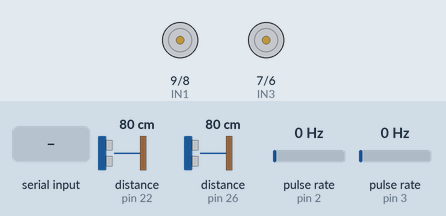
Simulated run of this sketch. Board: Arduino Mega 2560, built with avr-gcc and run on an emulated ATmega2560. On the bench: motor-driver pin pairs drawn as motors (green arrow = first pin HIGH = forward, orange = second pin HIGH = backward, longer = more drive, scaled by the enable pin). Wiring (inferred from the names in the program): 2 × ultrasonic range finder: trigger pin 24, echo pin 22 / trigger pin 28, echo pin 26; 2 × pulse sensor: data pin 2 / data pin 3. The test bench sets the inputs (shaded band); at power-on: pulse rate (sensors on pin 3, pin 2) 0 Hz, distance to the obstacle (sensors on pin 22, pin 26) 80 cm. The echo pulse lasts 58.3 µs per cm.

Above: at 1.2 s.
1.3 s: pulse rate (sensor on pin 3) set to 2 Hz
At 4.0 s:
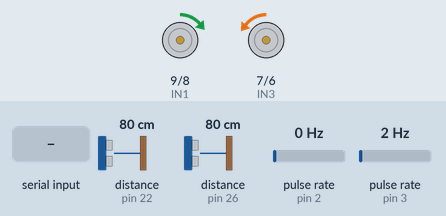
4.3 s: pulse rate (sensor on pin 2) set to 2 Hz
At 7.0 s:
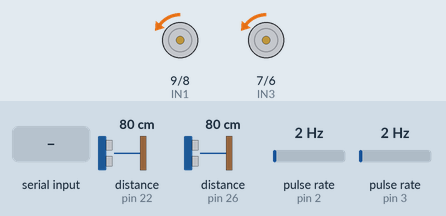
7.3 s: pulse rate (sensor on pin 3) set to 5 Hz
At 8.9 s:
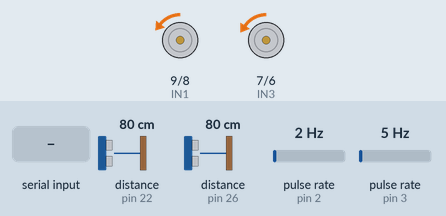
10.3 s: pulse rate (sensor on pin 3) set to 7 Hz
At 11.9 s:
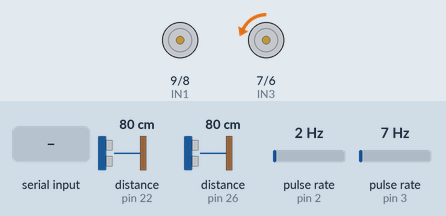
12.6 s: pulse rate (sensor on pin 2) set to 150 Hz
At 15.4 s:
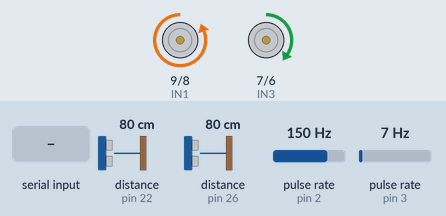
15.6 s: "3\n" received over the second serial link
At 17.4 s:
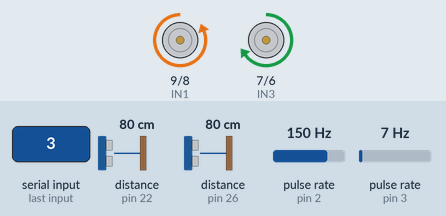
Timing chart, 0 to 19.6 s (numbered marks = the images above; inputs shaded):
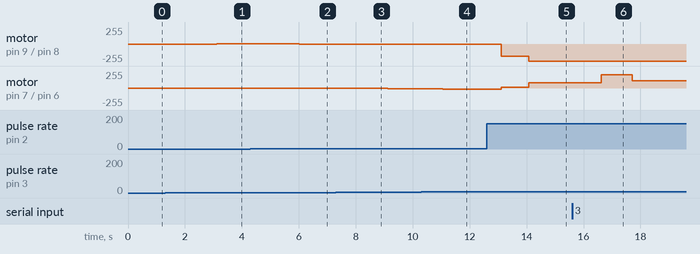

Measured:
- after the input at 1.3 s, motor on pin 9 (IN1) / pin 8 (IN2): stopped → forward 1/255 after 1.8 s; motor on pin 7 (IN3) / pin 6 (IN4): stopped → backward 4/255 after 1.7 s
- after the input at 4.3 s, motor on pin 9 (IN1) / pin 8 (IN2): forward 1/255 → backward 3/255 after 1.7 s; motor on pin 7 (IN3) / pin 6 (IN4): backward 4/255 → backward 3/255 after 1.7 s
- after the input at 7.3 s, motor on pin 9 (IN1) / pin 8 (IN2): backward 3/255 → backward 2/255 after 0.86 s, → backward 1/255 1.1 s later; motor on pin 7 (IN3) / pin 6 (IN4): backward 3/255 → backward 7/255 after 0.75 s, → backward 11/255 1.1 s later
- after the input at 10.3 s, motor on pin 9 (IN1) / pin 8 (IN2): backward 1/255 → stopped after 0.87 s; motor on pin 7 (IN3) / pin 6 (IN4): backward 11/255 → backward 15/255 after 0.76 s
- after the input at 12.6 s, motor on pin 9 (IN1) / pin 8 (IN2): stopped → backward 184/255 after 0.51 s, → backward 255/255 0.98 s later; motor on pin 7 (IN3) / pin 6 (IN4): backward 15/255 → forward 8/255 after 0.51 s, → forward 77/255 0.98 s later, → forward 78/255 0.98 s later
- after the input at 15.6 s, motor on pin 7 (IN3) / pin 6 (IN4): forward 78/255 → forward 196/255 after 1.0 s, → forward 106/255 1.1 s later, → forward 108/255 0.98 s later

The sketch:

modo5.ino
```cpp
int modo = 5;

//MACROS pines de manejo de los motores
int ENA = 10; //pin PWM motor derecho
int IN1 = 9;  //giro hacia adelante
int IN2 = 8;  //giro hacia atras
int ENB = 5;  //pin PWM motor izdo
int IN3 = 7;  //giro hacia adelante
int IN4 = 6;  //giro hacia atras

//int IN5 = A10; //encoder derecha
//int IN6 = A11; //encoder izquierda

//MACROS pines sensores ultrasonidos
int ecod = 26;  //pin de lectura para sensor ultrasonidos (derecho)
int ecoi = 22;  //pin de lectura para sensor ultrasonidos (izdo)
int trigd = 28; //activacion sensor ultrasonidos (derecho)
int trigi = 24; //activacion sensor ultrasonidos (izdo)

// ENCODER
const int encoderi = 3;//conectamos los encoders a los pines de interrupcion del arduino, el encoder derecho al pin 2 y el encoder izquierdo al pin 3
const int encoderd = 2;
int PPR = 192; //resultado de multiplicar 4*48 debido a la reducción del motor
volatile int conti = 0, contd = 0;//contadores que se encargan de calcular los pulsos en un segundo
unsigned int pulsosi = 0, pulsosd=0;
unsigned long Time = 0;
unsigned int RPMi = 0, RPMd = 0;

//Variables para medir distancia con los sensores ultrasonidos
double duraciond, duracioni;

  double output, input, setpoint, error, outputsum, printoutput;
  double dInput;
  double output1, input1, error1, printoutput1;
  double output2, input2, error2, printoutput2;
  double lastInput;
  double senal;
  double outmax = 255;
  double outmin = -255; //just for representation. Actual output minimum is 0 (PWM), but
                        //we'd like to represent backwards spinning as negative
  unsigned long now, sampletime, lastime, timechange;
  double kp, ki, kd;
  int d, d1, d2; //direccion de giro; d = 1, palante.
  String cad;     //para guardar la referencia
  double distanciad, distanciai;

//Functions
void setpointBT()
{
  int i;
  if(Serial3.available())
  {
     Serial3.println("Referencia: "); //indica que le pasamos referencia
     cad = Serial3.readString();//-48;
     if(cad.length()>3 || setpoint>300) Serial3.println("Referencia demasiado grande. Introduzca una menor que 300");
     else{
      for(i=0;i<cad.length();i++)
      {
        if(cad.length()==3){
        setpoint = (cad[0]-48)*100+(cad[1]-48)*10+cad[2]-48;
        }
        else if(cad.length()==2){
        setpoint = (cad[0]-48)*10+cad[1]-48;
        }
        else setpoint = (cad[0]-48);
      }
     }
  }
}
void ultrasonidos()
{
  //activar y leer ultrasonidos
  digitalWrite(trigd, LOW);
  delay(0.002);
  digitalWrite(trigd, HIGH);
  delay(0.01);
  digitalWrite(trigd, LOW);
  delay(0.01);
  duraciond = pulseIn(ecod, HIGH);

  digitalWrite(trigi, LOW);
  delay(0.002);
  digitalWrite(trigi, HIGH);
  delay(0.01);
  digitalWrite(trigi, LOW);
  delay(0.01);
  duracioni = pulseIn(ecoi, HIGH);

  //calculo de la distancia al obstaculo segun la medida de los sensores
  distanciad = duraciond / 58;
  distanciai = duracioni / 58;
}
void control(double velocidad, unsigned long now)
{
  input = velocidad;
  error = setpoint - input;
  dInput = input - lastInput;

  outputsum += ki * error;

  senal = kp * error;

  senal += outputsum - kd * dInput;
  if(abs(error) < 10) senal = senal*0.5;

  if(senal < 0)
  {
    d = 0;
    printoutput = senal;
    if(printoutput < outmin) printoutput = outmin;
    senal = -senal;
  }
  else d = 1;

  if(senal > outmax)
  {
    senal = outmax;
    printoutput = senal;
  }

  output = senal;

  lastInput = input;
  lastime = now;
}
void mediri()
{
  conti++;
}
void medird()
{
  contd++;
}

void setup() {

  Serial3.begin(38400);

  // Parametros del control
  setpoint = 0; //60rpm
  input = 0;

  sampletime = 100;

  lastime = millis() - sampletime;

  kp = 1; ki = 5; kd = 2;

  //definicion de los pines
  pinMode(ENA, OUTPUT);
  pinMode(ENB, OUTPUT);
  pinMode(IN1, OUTPUT); //un valor HIGH en IN1 provoca que la rueda derecha gire hacia delante
  pinMode(IN2, OUTPUT); //un valor HIGH en IN2 provoca que la rueda derecha gire hacia atrás
  pinMode(IN3, OUTPUT); //un valor HIGH en IN3 provoca que la rueda izquierda gire hacia delante
  pinMode(IN4, OUTPUT); //un valor HIGH en IN1 provoca que la rueda izquierda gire hacia atrás

  //pinMode(IN5, INPUT);
  //pinMode(IN6, INPUT);

  //ENCODER
  pinMode(encoderi, INPUT);//asignamos los pines de los encoder como entradas
  pinMode(encoderd, INPUT);

  //Serial.begin(9600);
  attachInterrupt(digitalPinToInterrupt(encoderi), mediri, CHANGE);//Definimos nuestras interrupciones, una por cada rueda
  attachInterrupt(digitalPinToInterrupt(encoderd), medird, CHANGE);

  pinMode(ecoi, INPUT);
  pinMode(ecod, INPUT);
  pinMode(trigi, OUTPUT);
  pinMode(trigd, OUTPUT);
}

void loop() {

  setpointBT();
  ultrasonidos();

  //Cada tiempo de muestreo, calculo la senal de control
  now = millis();
  timechange = now - lastime;

  //ENCODER
  if(millis() - Time >=1000)//medimos el numero de vueltas en un segundo,
  {
    pulsosi = conti;
    RPMi = 60 * pulsosi/PPR;//calculamos rpm sabendo el número de vueltas en un segundo y su reducción(rueda izquierda)
    pulsosd = contd;
    RPMd = 60 * pulsosd/PPR;//calculamos rpm sabendo el número de vueltas en un segundo y su reducción(rueda derecha)

    conti = 0;         //reseteamos todas las variables
    pulsosi = 0;
    contd = 0;
    pulsosd = 0;
    Time = millis();
  }

  if(timechange >= sampletime)
  {
    outputsum = 0;
    control(RPMd, now);
    input1 = input;
    output1 = output;
    printoutput1 = printoutput;
    d1 = d;
    outputsum = 0;
    control(RPMi, now);
    input2 = input;
    output2 = output;
    printoutput2 = printoutput;
    d2 = d;
  }

  if(d1 == 1)
  {
    digitalWrite (IN1, HIGH);
    digitalWrite (IN2, LOW);
    analogWrite (ENA, output1*1.2);
  }
  else if (d1 == 0)
  {
    digitalWrite (IN1, LOW);
    digitalWrite (IN2, HIGH);
    analogWrite (ENA, output1);
  }

  if(d2 == 1)
  {
    digitalWrite (IN3, HIGH);
    digitalWrite (IN4, LOW);
    analogWrite (ENB, output2);
  }
  else if (d2 == 0)
  {
    digitalWrite (IN3, LOW);
    digitalWrite (IN4, HIGH);
    analogWrite (ENB, output2);
  }

  Serial3.print(timechange); //tiempo desde la anterior medida
  Serial3.print(" ");
  Serial3.print(RPMi);
  Serial3.print(" ");
  Serial3.print(RPMd);
  Serial3.print(" ");
  Serial3.print(setpoint);
  Serial3.print(" ");
  Serial3.print(modo); //modo de funcionamiento
  Serial3.print(" ");
  //Serial3.print(error1);
  //Serial3.print(" ");
  //Serial3.print(error2);
  //Serial3.print(" ");
  Serial3.print(output2);
  Serial3.print(" ");
  Serial3.println(output1);

}
```
